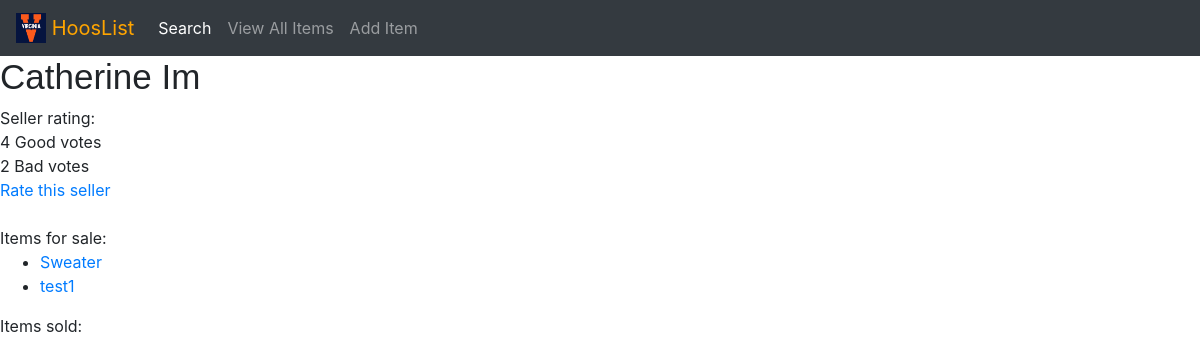
Before: /marketplace/user-1/ with the older database file.
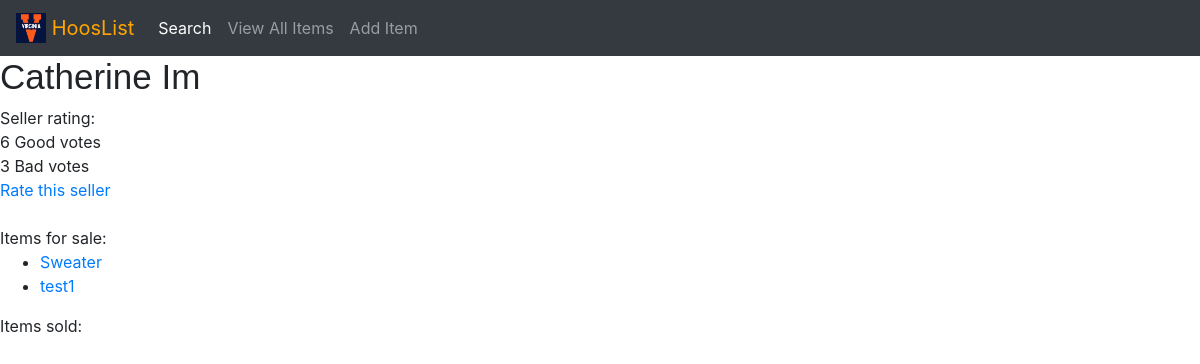
After: the same page with the newer database file.
### marketplace/models.py (models this page shows, shortened)
class RatingInfo(models.Model):
    seller = models.ForeignKey(Seller, on_delete = models.CASCADE)
    info_field = models.CharField (max_length=200)
    count = models.PositiveIntegerField(default=0)

### marketplace/views.py (the view)
# urls.py: path('user-<int:seller_id>/', views.user, name='user'),
def user(request, seller_id):
    seller = get_object_or_404(Seller, pk=seller_id)
    return render(request, 'marketplace/user.html',{'seller':seller})

### marketplace/templates/marketplace/user.html (shortened to what this page needs)
<!DOCTYPE html>
{% load static %}
<html>
	<head>
		<link rel="stylesheet" href="https://stackpath.bootstrapcdn.com/bootstrap/4.3.1/css/bootstrap.min.css">
		<link rel="stylesheet" type="text/css" href="{% static 'marketplace/style.css'%}">
	</head>
	<body>
		{% include 'marketplace/navbar.html' %}
		<h1>{{ seller.seller_name }}</h1>
			Seller rating:<br>
			{% for field in seller.ratinginfo_set.all %}
				{{field.count}} {{field.info_field}} votes<br>
			{% endfor %}
			<a href = "{% url 'marketplace:rate' seller.pk %}">Rate this seller</a>
			<br><br>
		    Items for sale:
        {% if seller.item_set.all %}
    		    <ul>
    		    {% for item in seller.item_set.all %}
							{% if item.item_sold == False %}
    		       	<li><a id = "items" href="{% url 'marketplace:detail' item.id %}">{{ item.item_name }}</a></li>
							{% endif %}
    		    {% endfor %}
    		    </ul>
    		{% else %}
    		    <p>No items for sale.</p>
    		{% endif %}
				Items sold:
	</body>
</html>

Changed rows visible on the page:
changed RatingInfo "Good": count "4" → "6"
changed RatingInfo "Bad": count "2" → "3"
